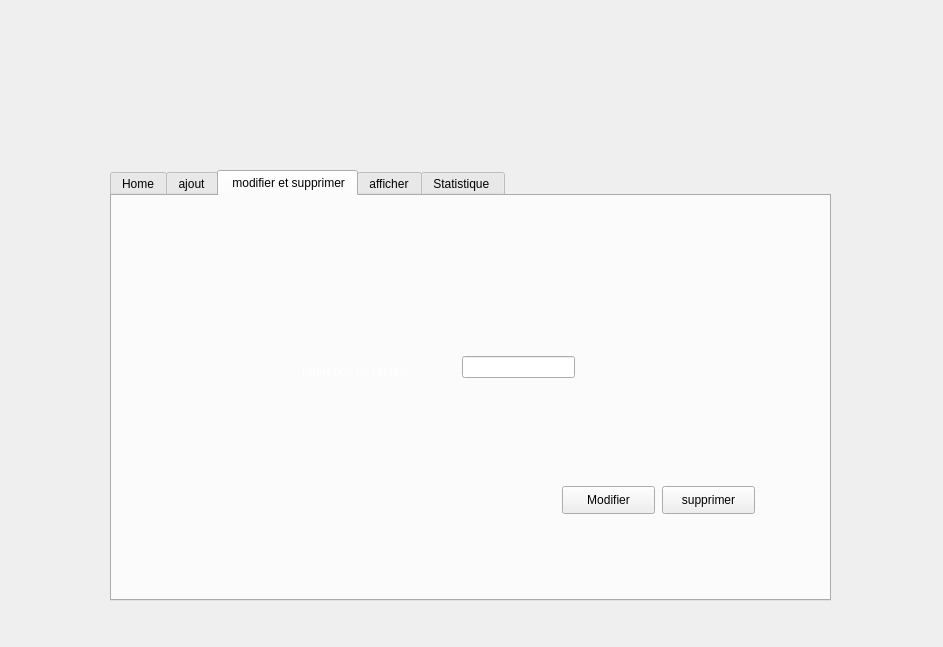
<?xml version="1.0" encoding="UTF-8"?>
<ui version="4.0">
 <class>MainWindow</class>
 <widget class="QMainWindow" name="MainWindow">
  <property name="geometry">
   <rect>
    <x>0</x>
    <y>0</y>
    <width>943</width>
    <height>647</height>
   </rect>
  </property>
  <property name="windowTitle">
   <string>MainWindow</string>
  </property>
  <widget class="QWidget" name="centralwidget">
   <widget class="QTabWidget" name="Stat">
    <property name="geometry">
     <rect>
      <x>110</x>
      <y>170</y>
      <width>721</width>
      <height>431</height>
     </rect>
    </property>
    <property name="currentIndex">
     <number>2</number>
    </property>
    <widget class="QWidget" name="tab">
     <attribute name="title">
      <string>Home</string>
     </attribute>
     <widget class="QLabel" name="label">
      <property name="geometry">
       <rect>
        <x>0</x>
        <y>-30</y>
        <width>781</width>
        <height>471</height>
       </rect>
      </property>
      <property name="text">
       <string/>
      </property>
      <property name="pixmap">
       <pixmap>../../../../Downloads/flamingooooo.png</pixmap>
      </property>
     </widget>
     <widget class="QPushButton" name="statistique">
      <property name="geometry">
       <rect>
        <x>430</x>
        <y>240</y>
        <width>151</width>
        <height>28</height>
       </rect>
      </property>
      <property name="text">
       <string>Statistique</string>
      </property>
     </widget>
     <widget class="QLabel" name="Title">
      <property name="geometry">
       <rect>
        <x>200</x>
        <y>10</y>
        <width>361</width>
        <height>71</height>
       </rect>
      </property>
      <property name="palette">
       <palette>
        <active>
         <colorrole role="WindowText">
          <brush brushstyle="SolidPattern">
           <color alpha="255">
            <red>255</red>
            <green>255</green>
            <blue>255</blue>
           </color>
          </brush>
         </colorrole>
        </active>
        <inactive>
         <colorrole role="WindowText">
          <brush brushstyle="SolidPattern">
           <color alpha="255">
            <red>255</red>
            <green>255</green>
            <blue>255</blue>
           </color>
          </brush>
         </colorrole>
        </inactive>
        <disabled>
         <colorrole role="WindowText">
          <brush brushstyle="SolidPattern">
           <color alpha="255">
            <red>120</red>
            <green>120</green>
            <blue>120</blue>
           </color>
          </brush>
         </colorrole>
        </disabled>
       </palette>
      </property>
      <property name="font">
       <font>
        <family>MS Shell Dlg 2</family>
        <pointsize>20</pointsize>
        <weight>50</weight>
        <italic>false</italic>
        <bold>false</bold>
       </font>
      </property>
      <property name="styleSheet">
       <string notr="true">font: 6pt &quot;MS Shell Dlg 2&quot;;
font: 20pt &quot;MS Shell Dlg 2&quot;;</string>
      </property>
      <property name="text">
       <string>Gestion des produits</string>
      </property>
     </widget>
     <widget class="QPushButton" name="trier">
      <property name="geometry">
       <rect>
        <x>430</x>
        <y>210</y>
        <width>151</width>
        <height>28</height>
       </rect>
      </property>
      <property name="text">
       <string>Trier produit</string>
      </property>
     </widget>
     <widget class="QPushButton" name="notification">
      <property name="geometry">
       <rect>
        <x>430</x>
        <y>270</y>
        <width>151</width>
        <height>28</height>
       </rect>
      </property>
      <property name="text">
       <string>Notifications</string>
      </property>
     </widget>
     <widget class="QPushButton" name="calcule">
      <property name="geometry">
       <rect>
        <x>40</x>
        <y>270</y>
        <width>151</width>
        <height>28</height>
       </rect>
      </property>
      <property name="text">
       <string>Calcul de revenue</string>
      </property>
     </widget>
     <widget class="QTextEdit" name="textEdit">
      <property name="geometry">
       <rect>
        <x>190</x>
        <y>270</y>
        <width>104</width>
        <height>31</height>
       </rect>
      </property>
     </widget>
     <widget class="QPushButton" name="pushButton_4">
      <property name="geometry">
       <rect>
        <x>40</x>
        <y>240</y>
        <width>151</width>
        <height>28</height>
       </rect>
      </property>
      <property name="text">
       <string>Modifier</string>
      </property>
     </widget>
     <widget class="QTextEdit" name="textEdit_3">
      <property name="geometry">
       <rect>
        <x>580</x>
        <y>270</y>
        <width>104</width>
        <height>31</height>
       </rect>
      </property>
     </widget>
     <widget class="QPushButton" name="pushButton_5">
      <property name="geometry">
       <rect>
        <x>40</x>
        <y>210</y>
        <width>151</width>
        <height>28</height>
       </rect>
      </property>
      <property name="text">
       <string>Afficher</string>
      </property>
     </widget>
    </widget>
    <widget class="QWidget" name="tab_3">
     <attribute name="title">
      <string>ajout</string>
     </attribute>
     <widget class="QLabel" name="label_2">
      <property name="geometry">
       <rect>
        <x>0</x>
        <y>-5</y>
        <width>711</width>
        <height>411</height>
       </rect>
      </property>
      <property name="text">
       <string/>
      </property>
      <property name="pixmap">
       <pixmap>../../../../Downloads/flamingooooo.png</pixmap>
      </property>
      <property name="scaledContents">
       <bool>true</bool>
      </property>
     </widget>
     <widget class="QPushButton" name="pb_ajout">
      <property name="geometry">
       <rect>
        <x>410</x>
        <y>130</y>
        <width>93</width>
        <height>28</height>
       </rect>
      </property>
      <property name="text">
       <string>ajouter</string>
      </property>
     </widget>
     <widget class="QLabel" name="label_4">
      <property name="geometry">
       <rect>
        <x>30</x>
        <y>170</y>
        <width>81</width>
        <height>16</height>
       </rect>
      </property>
      <property name="palette">
       <palette>
        <active>
         <colorrole role="WindowText">
          <brush brushstyle="SolidPattern">
           <color alpha="255">
            <red>255</red>
            <green>255</green>
            <blue>255</blue>
           </color>
          </brush>
         </colorrole>
        </active>
        <inactive>
         <colorrole role="WindowText">
          <brush brushstyle="SolidPattern">
           <color alpha="255">
            <red>255</red>
            <green>255</green>
            <blue>255</blue>
           </color>
          </brush>
         </colorrole>
        </inactive>
        <disabled>
         <colorrole role="WindowText">
          <brush brushstyle="SolidPattern">
           <color alpha="255">
            <red>120</red>
            <green>120</green>
            <blue>120</blue>
           </color>
          </brush>
         </colorrole>
        </disabled>
       </palette>
      </property>
      <property name="text">
       <string>category</string>
      </property>
     </widget>
     <widget class="QLabel" name="label_5">
      <property name="geometry">
       <rect>
        <x>40</x>
        <y>220</y>
        <width>56</width>
        <height>16</height>
       </rect>
      </property>
      <property name="palette">
       <palette>
        <active>
         <colorrole role="WindowText">
          <brush brushstyle="SolidPattern">
           <color alpha="255">
            <red>255</red>
            <green>255</green>
            <blue>255</blue>
           </color>
          </brush>
         </colorrole>
        </active>
        <inactive>
         <colorrole role="WindowText">
          <brush brushstyle="SolidPattern">
           <color alpha="255">
            <red>255</red>
            <green>255</green>
            <blue>255</blue>
           </color>
          </brush>
         </colorrole>
        </inactive>
        <disabled>
         <colorrole role="WindowText">
          <brush brushstyle="SolidPattern">
           <color alpha="255">
            <red>120</red>
            <green>120</green>
            <blue>120</blue>
           </color>
          </brush>
         </colorrole>
        </disabled>
       </palette>
      </property>
      <property name="text">
       <string>type</string>
      </property>
     </widget>
     <widget class="QLineEdit" name="le_ref">
      <property name="geometry">
       <rect>
        <x>130</x>
        <y>70</y>
        <width>113</width>
        <height>22</height>
       </rect>
      </property>
     </widget>
     <widget class="QLineEdit" name="le_cat">
      <property name="geometry">
       <rect>
        <x>130</x>
        <y>170</y>
        <width>113</width>
        <height>22</height>
       </rect>
      </property>
     </widget>
     <widget class="QLineEdit" name="le_type">
      <property name="geometry">
       <rect>
        <x>130</x>
        <y>210</y>
        <width>113</width>
        <height>22</height>
       </rect>
      </property>
     </widget>
     <widget class="QLineEdit" name="le_prix">
      <property name="geometry">
       <rect>
        <x>130</x>
        <y>260</y>
        <width>113</width>
        <height>22</height>
       </rect>
      </property>
     </widget>
     <widget class="QLabel" name="label_6">
      <property name="geometry">
       <rect>
        <x>50</x>
        <y>260</y>
        <width>56</width>
        <height>16</height>
       </rect>
      </property>
      <property name="palette">
       <palette>
        <active>
         <colorrole role="WindowText">
          <brush brushstyle="SolidPattern">
           <color alpha="255">
            <red>255</red>
            <green>255</green>
            <blue>255</blue>
           </color>
          </brush>
         </colorrole>
        </active>
        <inactive>
         <colorrole role="WindowText">
          <brush brushstyle="SolidPattern">
           <color alpha="255">
            <red>255</red>
            <green>255</green>
            <blue>255</blue>
           </color>
          </brush>
         </colorrole>
        </inactive>
        <disabled>
         <colorrole role="WindowText">
          <brush brushstyle="SolidPattern">
           <color alpha="255">
            <red>120</red>
            <green>120</green>
            <blue>120</blue>
           </color>
          </brush>
         </colorrole>
        </disabled>
       </palette>
      </property>
      <property name="text">
       <string>prix</string>
      </property>
     </widget>
     <widget class="QLineEdit" name="le_name">
      <property name="geometry">
       <rect>
        <x>130</x>
        <y>120</y>
        <width>113</width>
        <height>22</height>
       </rect>
      </property>
     </widget>
     <widget class="QLabel" name="label_3">
      <property name="geometry">
       <rect>
        <x>10</x>
        <y>70</y>
        <width>111</width>
        <height>20</height>
       </rect>
      </property>
      <property name="palette">
       <palette>
        <active>
         <colorrole role="WindowText">
          <brush brushstyle="SolidPattern">
           <color alpha="255">
            <red>255</red>
            <green>255</green>
            <blue>255</blue>
           </color>
          </brush>
         </colorrole>
        </active>
        <inactive>
         <colorrole role="WindowText">
          <brush brushstyle="SolidPattern">
           <color alpha="255">
            <red>255</red>
            <green>255</green>
            <blue>255</blue>
           </color>
          </brush>
         </colorrole>
        </inactive>
        <disabled>
         <colorrole role="WindowText">
          <brush brushstyle="SolidPattern">
           <color alpha="255">
            <red>120</red>
            <green>120</green>
            <blue>120</blue>
           </color>
          </brush>
         </colorrole>
        </disabled>
       </palette>
      </property>
      <property name="text">
       <string>reference produit</string>
      </property>
     </widget>
     <widget class="QLabel" name="label_11">
      <property name="geometry">
       <rect>
        <x>20</x>
        <y>120</y>
        <width>91</width>
        <height>20</height>
       </rect>
      </property>
      <property name="styleSheet">
       <string notr="true">color: rgb(255, 255, 255);
</string>
      </property>
      <property name="text">
       <string>nom</string>
      </property>
     </widget>
    </widget>
    <widget class="QWidget" name="tab_4">
     <attribute name="title">
      <string> modifier et supprimer</string>
     </attribute>
     <widget class="QLabel" name="label_7">
      <property name="geometry">
       <rect>
        <x>10</x>
        <y>0</y>
        <width>701</width>
        <height>401</height>
       </rect>
      </property>
      <property name="text">
       <string/>
      </property>
      <property name="pixmap">
       <pixmap>../../../../Downloads/flamingooooo.png</pixmap>
      </property>
     </widget>
     <widget class="QLabel" name="label_9">
      <property name="geometry">
       <rect>
        <x>190</x>
        <y>150</y>
        <width>161</width>
        <height>51</height>
       </rect>
      </property>
      <property name="palette">
       <palette>
        <active>
         <colorrole role="WindowText">
          <brush brushstyle="SolidPattern">
           <color alpha="255">
            <red>255</red>
            <green>255</green>
            <blue>255</blue>
           </color>
          </brush>
         </colorrole>
        </active>
        <inactive>
         <colorrole role="WindowText">
          <brush brushstyle="SolidPattern">
           <color alpha="255">
            <red>255</red>
            <green>255</green>
            <blue>255</blue>
           </color>
          </brush>
         </colorrole>
        </inactive>
        <disabled>
         <colorrole role="WindowText">
          <brush brushstyle="SolidPattern">
           <color alpha="255">
            <red>120</red>
            <green>120</green>
            <blue>120</blue>
           </color>
          </brush>
         </colorrole>
        </disabled>
       </palette>
      </property>
      <property name="text">
       <string>reference de produit</string>
      </property>
     </widget>
     <widget class="QLineEdit" name="le_ref_supp">
      <property name="geometry">
       <rect>
        <x>350</x>
        <y>160</y>
        <width>113</width>
        <height>22</height>
       </rect>
      </property>
     </widget>
     <widget class="QPushButton" name="pushButton_2">
      <property name="geometry">
       <rect>
        <x>550</x>
        <y>290</y>
        <width>93</width>
        <height>28</height>
       </rect>
      </property>
      <property name="text">
       <string>supprimer</string>
      </property>
     </widget>
     <widget class="QPushButton" name="pushButton_6">
      <property name="geometry">
       <rect>
        <x>450</x>
        <y>290</y>
        <width>93</width>
        <height>28</height>
       </rect>
      </property>
      <property name="text">
       <string>Modifier</string>
      </property>
     </widget>
    </widget>
    <widget class="QWidget" name="tab2">
     <attribute name="title">
      <string>afficher</string>
     </attribute>
     <widget class="QLabel" name="label_8">
      <property name="geometry">
       <rect>
        <x>0</x>
        <y>0</y>
        <width>711</width>
        <height>411</height>
       </rect>
      </property>
      <property name="text">
       <string/>
      </property>
      <property name="pixmap">
       <pixmap>../../../../Downloads/flamingooooo.png</pixmap>
      </property>
     </widget>
     <widget class="QTableView" name="tableproduit">
      <property name="geometry">
       <rect>
        <x>40</x>
        <y>50</y>
        <width>551</width>
        <height>311</height>
       </rect>
      </property>
     </widget>
    </widget>
    <widget class="QWidget" name="tab_5">
     <attribute name="title">
      <string>Statistique </string>
     </attribute>
     <widget class="QLabel" name="label_10">
      <property name="geometry">
       <rect>
        <x>10</x>
        <y>10</y>
        <width>701</width>
        <height>391</height>
       </rect>
      </property>
      <property name="text">
       <string/>
      </property>
      <property name="pixmap">
       <pixmap>../../../../Downloads/flamingooooo.png</pixmap>
      </property>
     </widget>
     <widget class="QTextEdit" name="textEdit_4">
      <property name="geometry">
       <rect>
        <x>90</x>
        <y>70</y>
        <width>511</width>
        <height>261</height>
       </rect>
      </property>
     </widget>
    </widget>
   </widget>
  </widget>
 </widget>
 <resources/>
 <connections/>
</ui>
